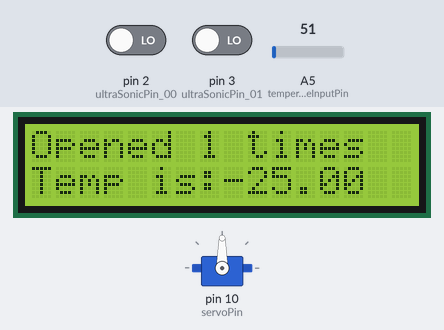
The sketch below on a simulated Arduino Uno, built with avr-gcc and run on an emulated ATmega328P. On the bench: servo, 16×2 character LCD. The test bench sets the inputs (shaded band); at power-on: A5 (temperatureInputPin) = 51, pin 2 (ultraSonicPin_00) LOW, pin 3 (ultraSonicPin_01) LOW. What the sketch prints to the serial monitor is not drawn.

Above: at 2.6 s.
2.7 s: A5 (temperatureInputPin) set to 61
At 6.9 s:
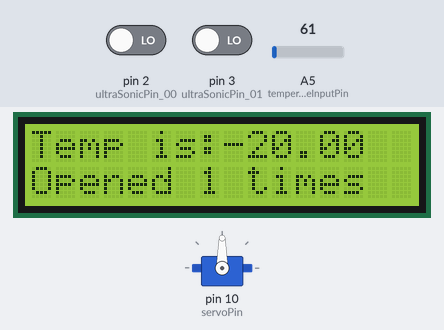
8.3 s: A5 (temperatureInputPin) set to 71
At 9.7 s:
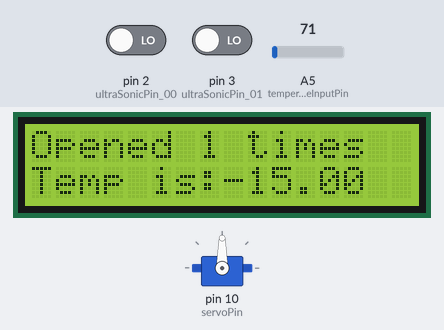
10.7 s: A5 (temperatureInputPin) set to 86
At 12.5 s:
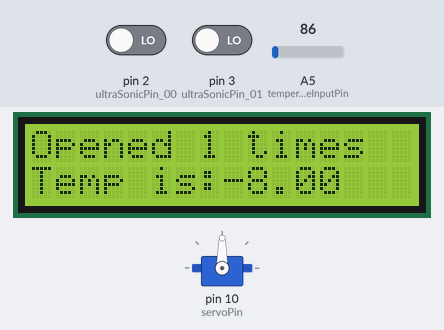
Timing chart, 0 to 14.0 s (numbered marks = the images above; inputs shaded):
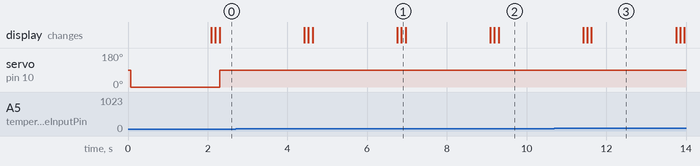

The sketch:

Log_Monitoring_System.ino
```cpp
#include <Servo.h>
#include <LiquidCrystal.h>

LiquidCrystal lcd(8,9,7,6,5,4);
int ultraSonicPin_00;
int ultraSonicPin_01;

long doorCounter = 0;

int distance00;
int distance01;

int angle;
int servoPin;
int lastDistance00;
int lastDistance01;
long updatedebounceTime;
long debounceTime;
Servo myGate;

int temperatureInputPin;
float celsius = 0.0;

short row, col;
String message_01 = "Welcome to";
String message_02 = "Nil Cold Storage";
String message_03 = "";
String message_04 = "";


long readDistance(int triggerPin, int echoPin) {
  pinMode(triggerPin, OUTPUT);  // Clear the trigger

  // Sets the trigger pin to HIGH state for 10 microseconds
  digitalWrite(triggerPin, LOW);
  delay(2);
  digitalWrite(triggerPin, HIGH);
  delay(5);
  digitalWrite(triggerPin, LOW);
  pinMode(echoPin, INPUT);
  // Reads the echo pin, and returns the sound wave travel time in microseconds
  return pulseIn(echoPin, HIGH);
}

void setup() {
  ultraSonicPin_00 = 2;
  ultraSonicPin_01 = 3;
  angle = 0;
  distance00 = 0;
  distance01 = 0;
  servoPin = 10;
  debounceTime = 5000;
  updatedebounceTime = millis();
  //Servo myGate
  Serial.begin(9600);
  //pinMode(servoPin, OUTPUT);
  myGate.attach(servoPin);

  //Teperature
  temperatureInputPin = A5;
  pinMode(temperatureInputPin, INPUT);

  //LCD
  lcd.begin(16, 2);

}

void loop() {
  Serial.println("Angle: ");
  Serial.print(angle);
  myGate.write(angle);

  // measure the ping time in cm
  distance00 = 0.01723 * readDistance(ultraSonicPin_00, ultraSonicPin_00);
  distance01 = 0.01723 * readDistance(ultraSonicPin_01, ultraSonicPin_01);

  lcd.clear();

  lcd.setCursor(row, 0);
  lcd.print(message_01);

  lcd.setCursor(row, 1);
  lcd.print(message_02);
  delay(100);

  message_04 = "Opened " + String(doorCounter) + " times";

  if (((distance00 <= 250) || (distance01 <= 250))&&(angle== 0)) {
    angle = 90;
    Serial.println("Open angle");
    Serial.print(angle);
    doorCounter += 1;
    updatedebounceTime = millis();
    row = 0;

    message_03 = "Gate Opening..";
    message_04 = "Opened " + String(doorCounter) + " times";
  }
  else if((millis() - updatedebounceTime) >= debounceTime) {
    if (((distance00 > 250) && (distance01 > 250))&&(angle== 90)) {
      angle = 0;
      row = 0;

      message_03 = "Gate Closing..";
    }
  }
  lcd.clear();
  lcd.setCursor(row, 0);
  lcd.print(message_03);

  lcd.setCursor(row, 1);
  lcd.print(message_04);
  delay(100);
  myGate.write(angle);

  lcd.clear();
  lcd.setCursor(row, 0);
  lcd.print(message_04);
  celsius = map(((analogRead(temperatureInputPin) - 20) * 3.04), 0, 1023, -40, 125);
  message_03 = "Temp is:" + String(celsius);
  lcd.setCursor(row, 1);
  lcd.print(message_03);
  delay(100);

  lastDistance00 = distance00;
  lastDistance01 = distance01;
}
```
